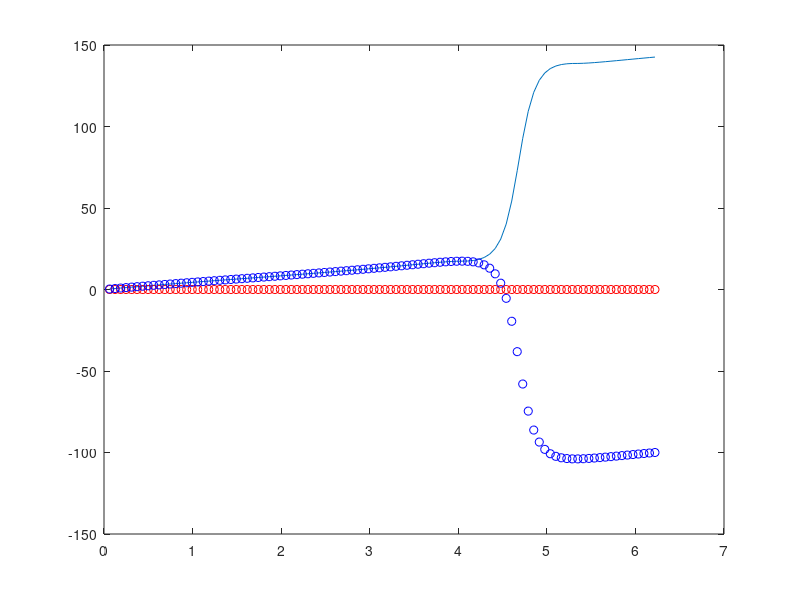

This chart was generated by the following MATLAB code:
clear all;
clc;
a = 2; % set radius of the current loops
I = 500; % set the current of the loop
C = I / (4 * pi);

N = 100; % set the segments number
ym = 5;
zm = 5;
pn = 100; % set the of coordinate

dphi = 2 * pi / N; % set angle of each segment of the loop
phi = linspace(dphi, 2 * pi - dphi, N); % set angle - coordinates of segments
p = [0, -2.5, 0];
px = p(1);
py = p(2);
pz = p(3);

xc = a * cos(phi);
yc = a * sin(phi); % transform angle to xy coordiantes
zc = 0;

dl = a * dphi; % set length of each segment

H = linspace(0, 0, N);
Hx = linspace(0, 0, N);
Hy = linspace(0, 0, N);
Hz = linspace(0, 0, N);

dHx = 0;
dHy = 0;
dHz = 0;
dH = 0;

for li = 1:N
    R = sqrt((px - xc(li))^2 + (py - yc(li))^2 + (pz - zc)^2);

    v_l = dl * [-sin(phi(li)), cos(phi(li)), 0]; % set the vector of dL

    v_r = [px - xc(li), py - yc(li), pz - zc]; % set vector of R
    v_H = cross(v_l, v_r); % calculate value of crross product
    dHx = dHx + C * v_H(1) / (R^3);
    dHy = dHy + C * v_H(2) / (R^3);
    dHz = dHz + C * v_H(3) / (R^3);
    dH = dH + C * norm(v_H) / (R^3);

    Hx(li) = dHx;
    Hy(li) = dHy;
    Hz(li) = dHz;

    H(li) = dH;
end

plot(phi, H);
hold on
plot(phi, Hy, 'ro');
plot(phi, Hz, 'bo');
